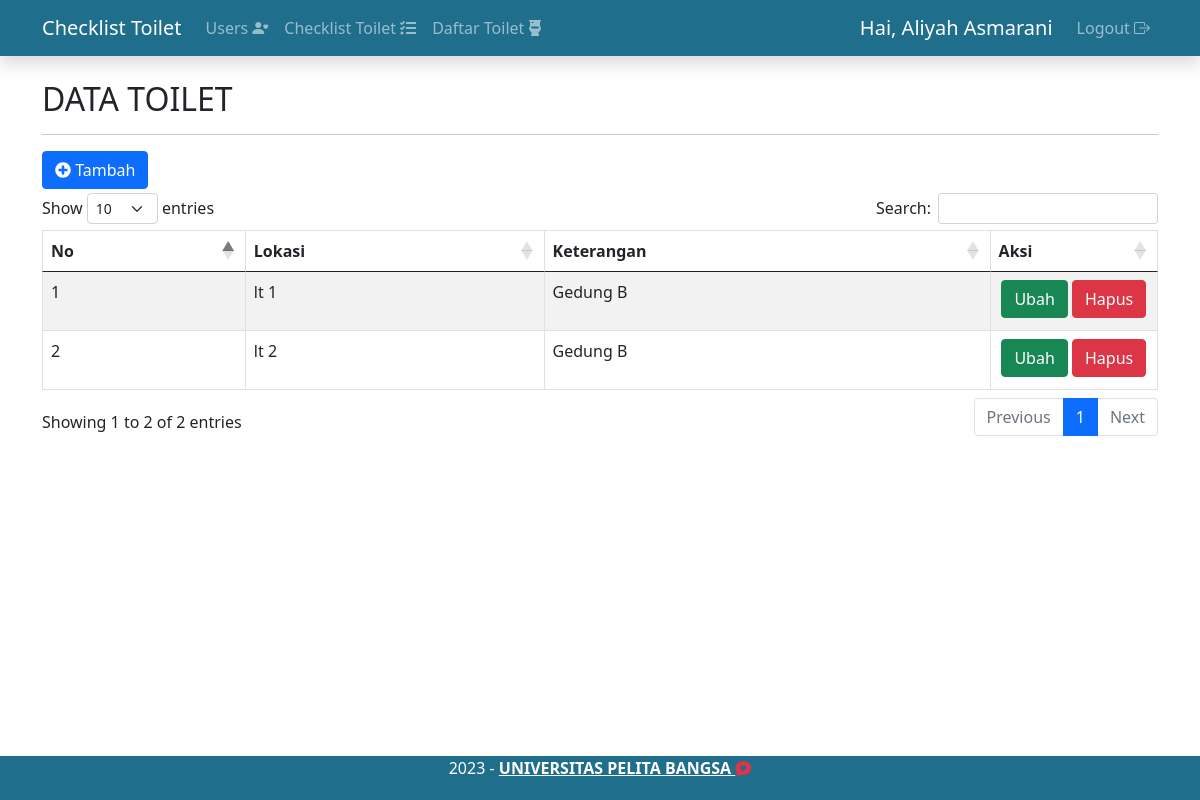
The page /daftar_toilet.php (signed in) on the database its author committed.
### tables this page shows
CREATE TABLE `toilet` (
  `id_toilet` int(11) NOT NULL,
  `lokasi` varchar(45) DEFAULT NULL,
  `keterangan` varchar(45) DEFAULT NULL
);

### config/controller.php (called while the page is built, shortened)
<?php
function select($query)
{
    global $db;
    $result = mysqli_query($db, $query);
    $rows = [];
    while ($row = mysqli_fetch_assoc($result)) {
        $rows[] = $row;
    }
    return $rows;
}

### daftar_toilet.php (the view, shortened to what this page needs)
<?php
include 'layout/header.php';
$data_toilet = select("SELECT * FROM toilet");
?>
<div class="container" style="margin-top: 5rem;">
    <h2>DATA TOILET</h2>
    <hr>
    <button type="button" class="btn  btn-primary mb-1" data-bs-toggle="modal" data-bs-target="#modalTambah"> <i class="fas fa-plus-circle"></i> Tambah</button>
    <table class="table table-bordered table-striped" id="table">
        <thead>
            <tr>
                <th>No</th>
                <th>Lokasi</th>
                <th>Keterangan</th>
                <th>Aksi</th>
            </tr>
        </thead>
        <tbody>
            <?php $no = 1; ?>
            <?php foreach ($data_toilet as $toilet) : ?>
                <tr>
                    <td><?= $no++; ?></td>
                    <td><?= $toilet['lokasi']; ?></td>
                    <td><?= $toilet['keterangan']; ?></td>
                    <td width="15%" class="text-center">
                        <button type="button" class="btn btn-success mb-1" data-bs-toggle="modal" data-bs-target="#modalUbah<?= $toilet['id_toilet']; ?>">Ubah</button>
                        <button type="button" class="btn btn-danger mb-1" data-bs-toggle="modal" data-bs-target="#modalHapus<?= $toilet['id_toilet']; ?>">Hapus</button>
                    </td>
                </tr>
            <?php endforeach; ?>
        </tbody>
    </table>
</div>
<?php
include 'layout/footer.php';
?>

### rows shown on the page
toilet: lokasi "lt 1", keterangan "Gedung B"
toilet: lokasi "lt 2", keterangan "Gedung B"

### other values the page prints
$_SESSION['nama'] "Aliyah Asmarani"
